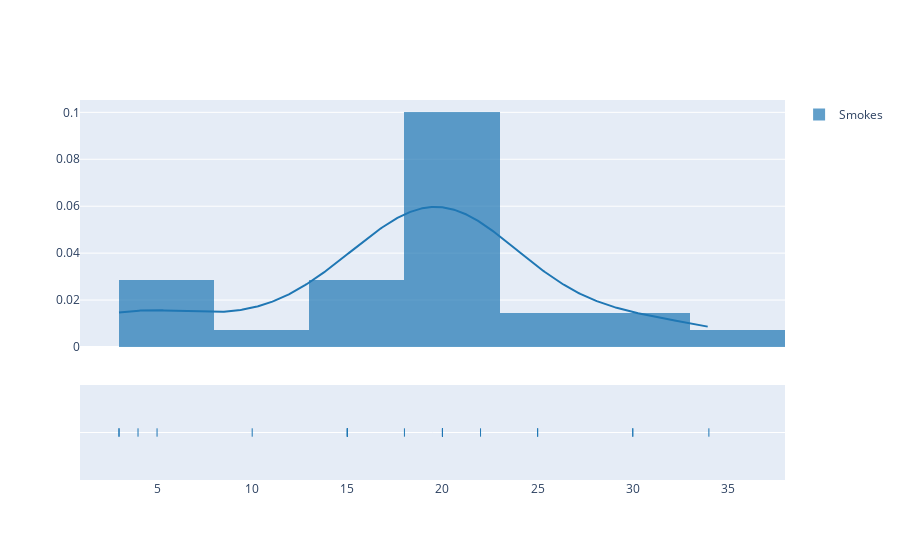

The notebook cell this image was saved under:
### Markdown cell above
<div style="direction:rtl;line-height:150%;"><font face="IRANSans" size=3>
    نمودار چگالی تعداد بار سیگار کشیدن را برای افراد بیمار در زیر مشاهده کنید.
</font></div>

### Code cell
density(lung_cancer, ['Smokes'], bin_size = 5, criteria='Result == 1')

### Figure 1 — Plotly figure (JSON) as saved in the notebook; plotly's stock layout.template omitted (floating-point values rounded to 4 significant figures; data arrays with more than 128 entries replaced by an {"elided": "..."} marker saying what was removed)
{"data": [{"histnorm": "probability density", "legendgroup": "Smokes", "marker": {"color": "rgb(31, 119, 180)"}, "name": "Smokes", "opacity": 0.7, "type": "histogram", "x": [3, 20, 4, 18, 20, 25, 22, 5, 10, 15, 3, 20, 20, 20, 15, 25, 20, 15, 20, 20, 20, 20, 20, 30, 34, 20, 15, 30], "xaxis": "x", "xbins": {"end": 34, "size": 5, "start": 3}, "yaxis": "y"}, {"legendgroup": "Smokes", "marker": {"color": "rgb(31, 119, 180)"}, "mode": "lines", "name": "Smokes", "showlegend": false, "type": "scatter", "x": {"elided": "500 float values"}, "xaxis": "x", "y": {"elided": "500 float values"}, "yaxis": "y"}, {"legendgroup": "Smokes", "marker": {"color": "rgb(31, 119, 180)", "symbol": "line-ns-open"}, "mode": "markers", "name": "Smokes", "showlegend": false, "type": "scatter", "x": [3, 20, 4, 18, 20, 25, 22, 5, 10, 15, 3, 20, 20, 20, 15, 25, 20, 15, 20, 20, 20, 20, 20, 30, 34, 20, 15, 30], "xaxis": "x", "y": ["Smokes", "Smokes", "Smokes", "Smokes", "Smokes", "Smokes", "Smokes", "Smokes", "Smokes", "Smokes", "Smokes", "Smokes", "Smokes", "Smokes", "Smokes", "Smokes", "Smokes", "Smokes", "Smokes", "Smokes", "Smokes", "Smokes", "Smokes", "Smokes", "Smokes", "Smokes", "Smokes", "Smokes"], "yaxis": "y2"}], "layout": {"autosize": true, "barmode": "overlay", "hovermode": "closest", "legend": {"traceorder": "reversed"}, "xaxis": {"anchor": "y2", "autorange": true, "domain": [0, 1], "range": [0.9328, 38], "type": "linear", "zeroline": false}, "yaxis": {"anchor": "free", "autorange": true, "domain": [0.35, 1], "position": 0, "range": [0, 0.1053], "type": "linear"}, "yaxis2": {"anchor": "x", "autorange": true, "domain": [0, 0.25], "dtick": 1, "range": [-1, 1], "showticklabels": false, "type": "category"}}}
